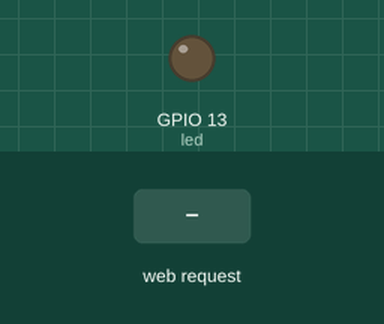
This sketch was run on a simulated ESP8266 (NodeMCU). Parts: output pins drawn as LEDs (lit = HIGH). The test bench sets the inputs (shaded band). WiFi joins after 1.5 s; servers stay silent unless stated; random numbers use the default seed unless the sketch sets one; what the sketch prints to the serial monitor is not drawn.

Above: at 2.7 s.
2.8 s: HTTP request GET /ledOff received
At 4.0 s:
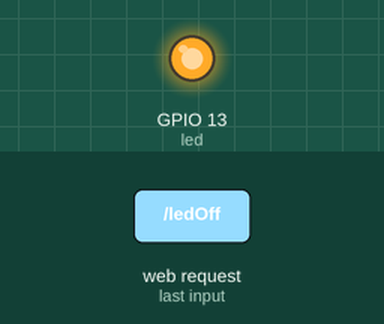
4.3 s: HTTP request GET / received
At 5.4 s:
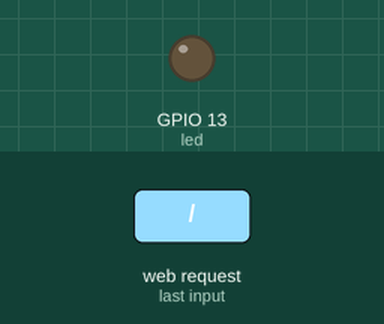
Timing chart, 0 to 7.3 s (numbered marks = the images above; inputs shaded):
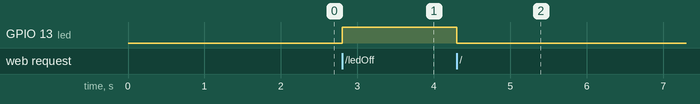

The sketch:

Turn_on_led_webserver.ino
```cpp
#include <ESP8266WiFi.h>
#include <WiFiClient.h>
#include <ESP8266WebServer.h>
#include <ESP8266mDNS.h>

const char *ssid = "Bdorm";
const char *password = "YourPSKHere";

ESP8266WebServer server(80);

const int led = 13;

void handleLEDon() {

  Serial.println("LED on page");
  digitalWrite(led, LOW); //LED is connected in reverse
  //server.send(200, "text/html", "LED is ON"); //Send ADC value only to client ajax request
}

void handleLEDoff() {

  Serial.println("LED off page");
  digitalWrite(led, HIGH); //LED off
  //server.send(200, "text/html", "LED is OFF"); //Send ADC value only to client ajax request
}

void handleRoot() {
  digitalWrite ( led, HIGH);
  char temp[400];

  snprintf ( temp, 400,

"<html>"
  "<head>"
   "<meta http-equiv=\"refresh\" content=\"5\" />"
    "<title>ESP8266 Demo</title>"
    "<style>"
     "\"body { background-color: #cccccc; font-family: Arial, Helvetica, Sans-Serif; Color: #000088; }\""
    "</style>"
  "</head>"
  "<body>"
    "<h1><a href=\"ledOn\">On</a></h1><br>"
    "<h1><a href=\"ledOff\">Off</a></h1>"
  "</body>"
"</html>"
  );
  server.send (200, "text/html", temp);
  digitalWrite (led, 0);
}

void handleNotFound() {

  digitalWrite (led, HIGH);
  String message = "File Not Found\n\n";
  message += "URI: ";
  message += server.uri();
  message += "\nMethod: ";
  message += (server.method() == HTTP_GET) ? "GET" : "POST";
  message += "\nArguments: ";
  message += server.args();
  message += "\n";

  for (uint8_t i = 0; i < server.args(); i++) {
    message += " " + server.argName(i) + ": " + server.arg(i) + "\n";
  }

  server.send(404, "text/plain", message);
  digitalWrite(led, 0);
}

void setup( void ){

  pinMode(led, OUTPUT);
  digitalWrite(led, 0);
  Serial.begin(115200);
  WiFi.mode(WIFI_STA);
  WiFi.begin (ssid, password);
  Serial.println ("" );

  // Wait for connection
  while (WiFi.status() != WL_CONNECTED) {
    delay (500);
    Serial.print(".");
  }

  Serial.println("");
  Serial.print("Connected to ");
  Serial.println(ssid);
  Serial.print("IP address: ");
  Serial.println(WiFi.localIP());

  if(MDNS.begin("esp8266")){
    Serial.println("MDNS responder started");
  }

  server.on("/", handleRoot);      //Which routine to handle at root location. This is display page
  server.on("/ledOn", handleLEDon); //as Per  <a href="ledOn">, Subroutine to be called
  server.on("/ledOff", handleLEDoff);

  server.onNotFound(handleNotFound);
  server.begin();
  Serial.println("HTTP server started");
}

void loop(void) {

  server.handleClient();
}

void drawGraph(){

  String out = "";
  char temp[100];
  out += "<svg xmlns=\"http://www.w3.org/2000/svg\" version=\"1.1\" width=\"400\" height=\"150\">\n";
  out += "<rect width=\"400\" height=\"150\" fill=\"rgb(250, 230, 210)\" stroke-width=\"1\" stroke=\"rgb(0, 0, 0)\" />\n";
  out += "<g stroke=\"black\">\n";
  int y = rand() % 130;
  for (int x = 10; x < 390; x+= 10) {
    int y2 = rand() % 130;
    sprintf(temp, "<line x1=\"%d\" y1=\"%d\" x2=\"%d\" y2=\"%d\" stroke-width=\"1\" />\n", x, 140 - y, x + 10, 140 - y2);
    out += temp;
    y = y2;
  }
  out += "</g>\n</svg>\n";

  server.send(200, "image/svg+xml", out);
}
```

Measured:
- after the input at 2.8 s, GPIO 13 (led): LOW → HIGH at once
- after the input at 4.3 s, GPIO 13 (led): HIGH → LOW at once
